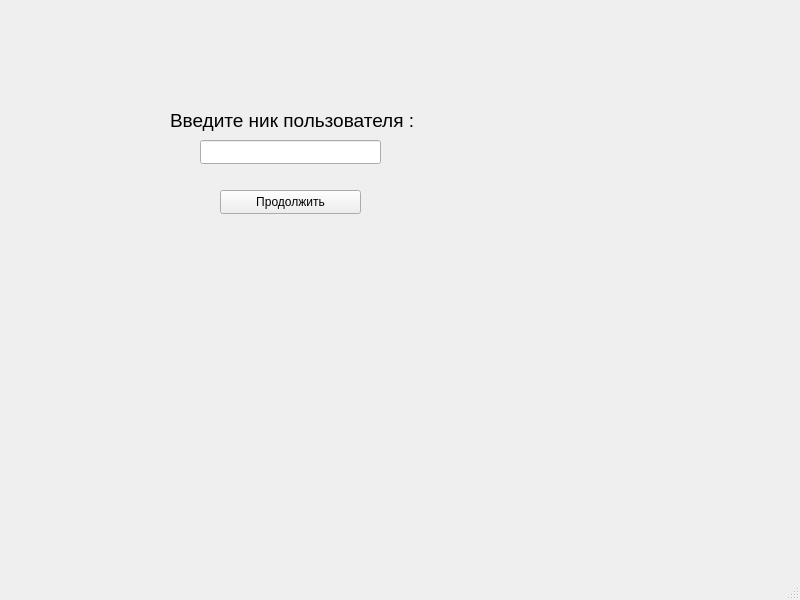
<?xml version="1.0" encoding="UTF-8"?>
<ui version="4.0">
 <class>MainWindow</class>
 <widget class="QMainWindow" name="MainWindow">
  <property name="geometry">
   <rect>
    <x>0</x>
    <y>0</y>
    <width>800</width>
    <height>600</height>
   </rect>
  </property>
  <property name="windowTitle">
   <string>MainWindow</string>
  </property>
  <widget class="QWidget" name="centralwidget">
   <widget class="QLabel" name="label">
    <property name="geometry">
     <rect>
      <x>170</x>
      <y>100</y>
      <width>251</width>
      <height>41</height>
     </rect>
    </property>
    <property name="font">
     <font>
      <pointsize>14</pointsize>
     </font>
    </property>
    <property name="text">
     <string>Введите ник пользователя :</string>
    </property>
    <property name="textFormat">
     <enum>Qt::RichText</enum>
    </property>
   </widget>
   <widget class="QPushButton" name="pushButton">
    <property name="geometry">
     <rect>
      <x>220</x>
      <y>190</y>
      <width>141</width>
      <height>24</height>
     </rect>
    </property>
    <property name="text">
     <string>Продолжить</string>
    </property>
   </widget>
   <widget class="QLineEdit" name="NickName">
    <property name="geometry">
     <rect>
      <x>200</x>
      <y>140</y>
      <width>181</width>
      <height>24</height>
     </rect>
    </property>
   </widget>
  </widget>
  <widget class="QMenuBar" name="menubar">
   <property name="geometry">
    <rect>
     <x>0</x>
     <y>0</y>
     <width>800</width>
     <height>21</height>
    </rect>
   </property>
  </widget>
  <widget class="QStatusBar" name="statusbar"/>
 </widget>
 <resources/>
 <connections/>
</ui>
